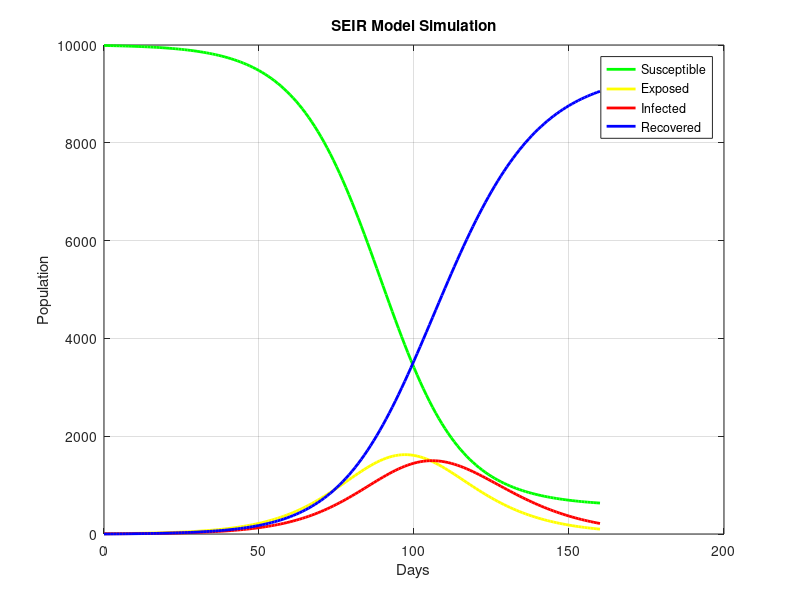

The MATLAB script that drew this image:
% SEIR Model Simulation

% Parameters
beta = 0.3;      % Infection rate
sigma = 0.1;     % Rate of incubation (1/latent period)
gamma = 0.1;     % Rate of recovery (1/infectious period)

% Initial conditions
N = 10000;       % Total population
S0 = 9990;       % Initial susceptible
E0 = 5;          % Initial exposed
I0 = 5;          % Initial infected
R0 = 0;          % Initial recovered

% Time settings
days = 160;      % Total days to simulate
t = 0:days;      % Time vector

% Initialize arrays
S = zeros(1, days+1);
E = zeros(1, days+1);
I = zeros(1, days+1);
R = zeros(1, days+1);

% Set initial values
S(1) = S0;
E(1) = E0;
I(1) = I0;
R(1) = R0;

% SEIR model differential equations
for day = 1:days
    dS = -beta * S(day) * I(day) / N;
    dE = beta * S(day) * I(day) / N - sigma * E(day);
    dI = sigma * E(day) - gamma * I(day);
    dR = gamma * I(day);
    
    % Update values
    S(day+1) = S(day) + dS;
    E(day+1) = E(day) + dE;
    I(day+1) = I(day) + dI;
    R(day+1) = R(day) + dR;
end

% Plot the results
figure;
plot(t, S, 'g', 'LineWidth', 2); hold on;
plot(t, E, 'y', 'LineWidth', 2);
plot(t, I, 'r', 'LineWidth', 2);
plot(t, R, 'b', 'LineWidth', 2);
xlabel('Days');
ylabel('Population');
title('SEIR Model Simulation');
legend('Susceptible', 'Exposed', 'Infected', 'Recovered');
grid on;
hold off;
